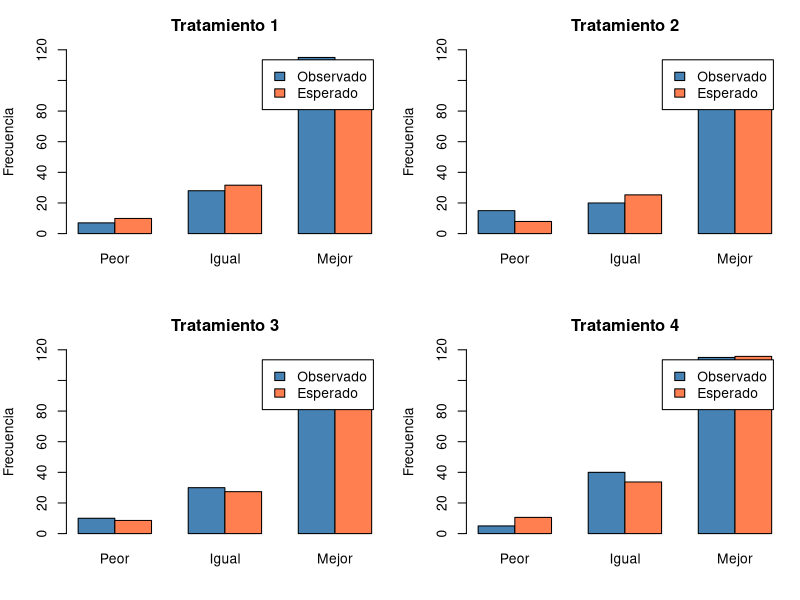
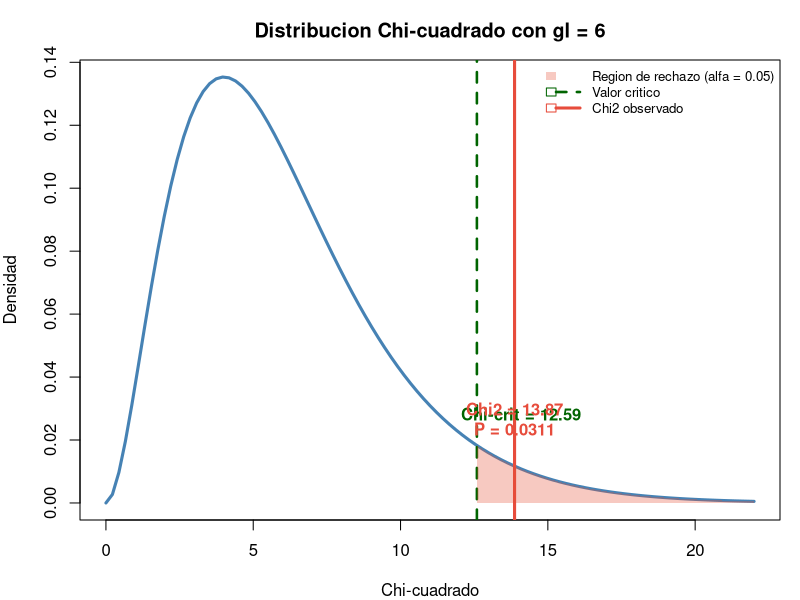
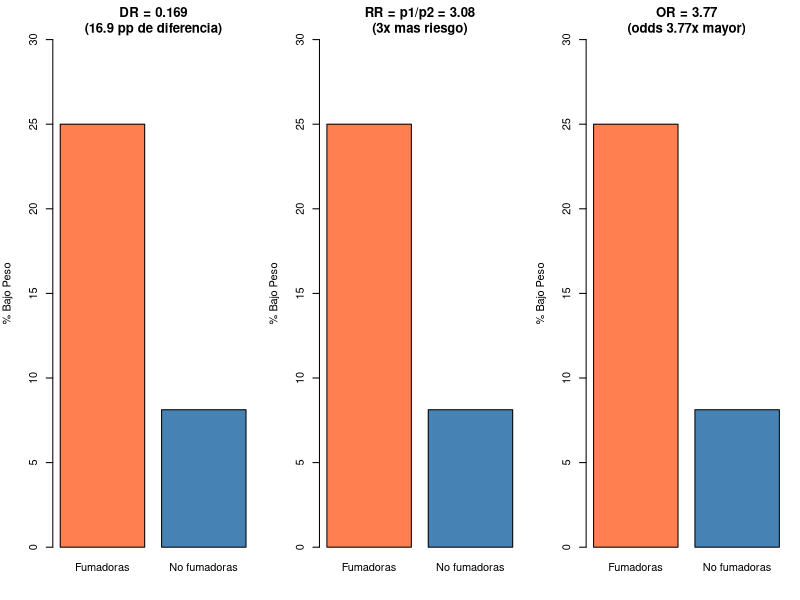
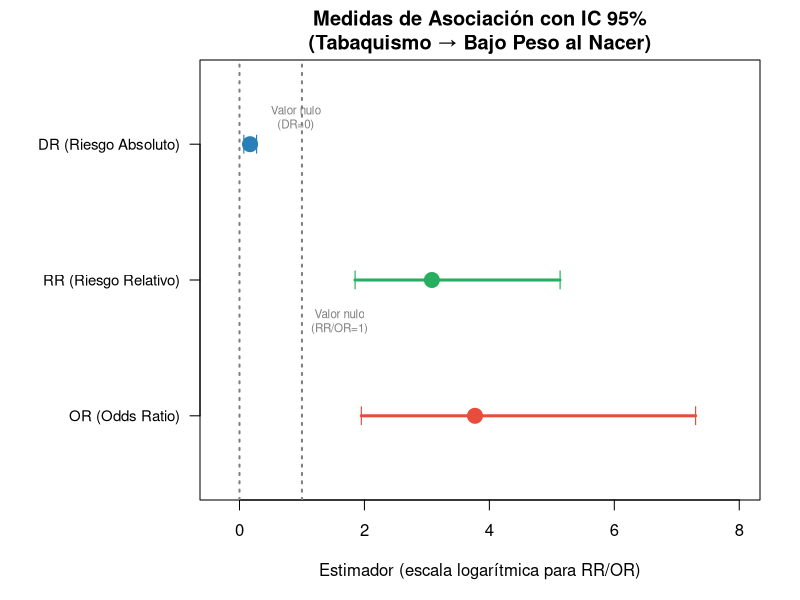
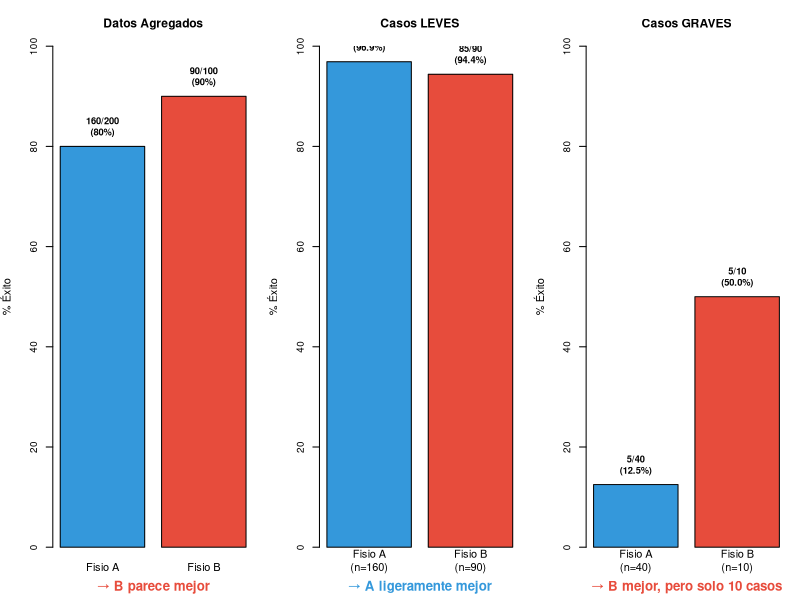
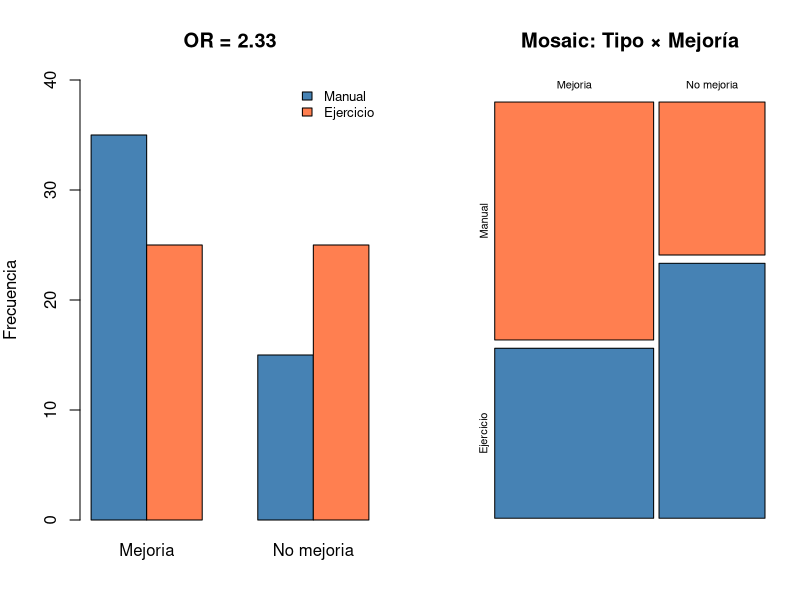

The R source for these figures, in order:
## ---- chunk 1
trat <- matrix(c(7,28,115,15,20,85,10,30,90,5,40,115), nrow=4, byrow=TRUE)
round(chisq.test(trat)$expected, 2)
## ---- chunk 2
#| fig-height: 5
O <- matrix(c(7,28,115, 15,20,85, 10,30,90, 5,40,115), nrow=4, byrow=TRUE)
E <- matrix(c(9.91,31.61,108.48, 7.93,25.28,86.79, 8.59,27.39,94.02, 10.57,33.72,115.71), nrow=4, byrow=TRUE)

par(mfrow=c(2,2), mar=c(4,4,3,1))
for(i in 1:4){
  barplot(rbind(O[i,], E[i,]), beside=TRUE, names=c("Peor","Igual","Mejor"),
          col=c("steelblue","coral"), main=paste("Tratamiento",i),
          ylab="Frecuencia", ylim=c(0,120), legend=c("Observado","Esperado"))
}
par(mfrow=c(1,1))
## ---- chunk 3
chi <- chisq.test(trat)
cat("χ²exp =", round(chi$statistic,2), "| gl =", chi$parameter,
    "| P =", round(chi$p.value,4))
## ---- chunk 4
#| fig-height: 5
gl <- 6
chi_exp <- 13.87
chi_crit <- qchisq(0.95, gl)
p_val <- round(1 - pchisq(chi_exp, gl), 4)

curve(dchisq(x, gl), 0, 22, lwd = 3, col = "steelblue",
      main = "Distribucion Chi-cuadrado con gl = 6",
      xlab = "Chi-cuadrado", ylab = "Densidad")
abline(v = chi_crit, col = "darkgreen", lwd = 2.5, lty = 2)
abline(v = chi_exp, col = "#e74c3c", lwd = 3)
# Region de rechazo
xr <- seq(chi_crit, 22, 0.01)
yr <- dchisq(xr, gl)
polygon(c(xr, rev(xr)), c(yr, rep(0, length(yr))),
        col = rgb(0.9, 0.3, 0.2, 0.3), border = NA)
# Etiquetas
text(chi_crit + 1.5, dchisq(chi_crit, gl) + 0.01,
     "Chi-crit = 12.59", col = "darkgreen", font = 2)
text(chi_exp, dchisq(chi_exp, gl) + 0.015,
     paste0("Chi2 = ", chi_exp, "\nP = ", p_val), col = "#e74c3c", font = 2)
legend("topright", c("Region de rechazo (alfa = 0.05)", "Valor critico", "Chi2 observado"),
       fill = c(rgb(0.9, 0.3, 0.2, 0.3), NA, NA),
       border = c(NA, "darkgreen", "#e74c3c"),
       lty = c(NA, 2, 1), lwd = c(NA, 2.5, 3),
       col = c(NA, "darkgreen", "#e74c3c"), bty = "n", cex = 0.8)
## ---- chunk 5
chi <- chisq.test(trat)
round(chi$stdres, 2)
## ---- chunk 6
tumor <- matrix(c(23,9,6,21,4,3,34,24,17), nrow=3, byrow=TRUE)
chi2 <- chisq.test(tumor)
cat("χ²exp =", round(chi2$statistic,2), "| gl =", chi2$parameter,
    "| P =", round(chi2$p.value,4))
# χ²exp = 7.64, gl = 4, P = 0.106 → No significativo (pero hay indicios)
## ---- chunk 7
tabla <- matrix(c(20,26,60,294), nrow=2)
chi <- chisq.test(tabla, correct=TRUE)
cat("χ²exp =", round(chi$statistic,2), "| P =", format(chi$p.value, digits=4))
## ---- chunk 8
#| fig-height: 4.5
par(mfrow=c(1,3), mar=c(4,4,3,1))
# DR
p1<-20/80; p2<-26/320
barplot(c(p1,p2)*100, names=c("Fumadoras","No fumadoras"), col=c("coral","steelblue"),
        main=paste0("DR = ",round(p1-p2,3),"\n(",round((p1-p2)*100,1)," pp de diferencia)"),
        ylab="% Bajo Peso", ylim=c(0,30))
# RR = 3.08
barplot(c(p1,p2)*100, names=c("Fumadoras","No fumadoras"), col=c("coral","steelblue"),
        main=paste0("RR = p1/p2 = ",round(p1/p2,2),"\n(3x mas riesgo)"),
        ylab="% Bajo Peso", ylim=c(0,30))
# OR = 3.77
barplot(c(p1,p2)*100, names=c("Fumadoras","No fumadoras"), col=c("coral","steelblue"),
        main=paste0("OR = ",round((20*294)/(26*60),2),"\n(odds 3.77x mayor)"),
        ylab="% Bajo Peso", ylim=c(0,30))
par(mfrow=c(1,1))
## ---- chunk 9
O11<-20; O12<-26; O21<-60; O22<-294; C1<-80; C2<-320
d  <- O11/C1 - O12/C2
R  <- (O11/C1) / (O12/C2)
O  <- (O11*O22)/(O12*O21)
cat("Riesgo Absoluto d =", round(d,3),
    "\nRiesgo Relativo R =", round(R,3),
    "\nOdds Ratio      O =", round(O,3))
## ---- chunk 10
#| fig-height: 4.5
# Forest plot de las medidas de asociación con IC 95%
medidas <- c("DR (Riesgo Absoluto)", "RR (Riesgo Relativo)", "OR (Odds Ratio)")
estimador <- c(0.169, 3.08, 3.77)
ic_inf <- c(0.067, 1.85, 1.95)
ic_sup <- c(0.271, 5.13, 7.30)
valor_nulo <- c(0, 1, 1)
colores <- c("#2980b9", "#27ae60", "#e74c3c")

par(mar = c(5, 10, 3, 2))
plot(estimador, 3:1, pch = 19, cex = 2, col = colores,
     xlim = c(-0.3, 8), ylim = c(0.5, 3.5), yaxt = "n",
     xlab = "Estimador (escala logarítmica para RR/OR)", ylab = "",
     main = "Medidas de Asociación con IC 95%\n(Tabaquismo → Bajo Peso al Nacer)",
     log = "")
axis(2, at = 3:1, labels = medidas, las = 1, cex.axis = 0.9)
# Intervalos de confianza
for(i in 1:3) {
  lines(c(ic_inf[i], ic_sup[i]), c(3-i+1, 3-i+1), lwd = 3, col = colores[i])
  points(ic_inf[i], 3-i+1, pch = "|", cex = 1.2, col = colores[i])
  points(ic_sup[i], 3-i+1, pch = "|", cex = 1.2, col = colores[i])
}
# Líneas de valor nulo
abline(v = 0, lty = 3, col = "grey50", lwd = 2)
text(0.9, 3.2, "Valor nulo\n(DR=0)", col = "grey50", cex = 0.7)
abline(v = 1, lty = 3, col = "grey50", lwd = 2)
text(1.6, 1.7, "Valor nulo\n(RR/OR=1)", col = "grey50", cex = 0.7)
## ---- chunk 11
n12<-15; n21<-31
z_exp <- (abs(n12-n21)-0.5)/sqrt(n12+n21)
P <- 2*(1-pnorm(z_exp))
cat("zexp =", round(z_exp,3), "| P =", round(P,4))
## ---- chunk 12
n<-166; n12<-15; n21<-31; z_a<-qnorm(0.975)
d <- (n12-n21)/n
se <- sqrt((n12+n21) - (n12-n21)^2/n) / n
IC <- c(d - z_a*se, d + z_a*se)
cat("Diferencia =", round(d,4), "| IC95% = (", round(IC[1],4), ",", round(IC[2],4), ")")
## ---- chunk 13
matriz <- matrix(c(8, 2, 3, 7), nrow=2, byrow=TRUE)
rownames(matriz) <- c("Terapia", "Control")
colnames(matriz) <- c("Mejoría", "No mejoría")
# Chi-cuadrado: frecuencias esperadas
cat("Frecuencias esperadas:\n"); print(round(chisq.test(matriz)$expected, 1))
# Fisher exact test
fisher.test(matriz)
## ---- chunk 14
p1 <- 0.60; p2 <- 0.36
DR <- p1 - p2
NNT <- 1 / abs(DR)
cat("DR =", round(DR, 3), "\nNNT =", round(NNT, 1),
    "\n→ Necesitas tratar", ceiling(NNT), "pacientes con electroterapia",
    "\n  para que 1 adicional mejore respecto a ejercicio solo")
## ---- chunk 15
#| fig-height: 5.5
par(mfrow = c(1, 3), mar = c(4, 4, 3.5, 1))

# --- Datos ---
# Agregado: A: 160/200 = 80%, B: 90/100 = 90%
# Estratificado por gravedad:
# Leves:  A = 155/160 (96.9%), B = 85/90 (94.4%)
# Graves: A =   5/40  (12.5%), B =  5/10 (50.0%)

# Panel 1: Datos agregados
bp1 <- barplot(c(80, 90), names = c("Fisio A", "Fisio B"),
               col = c("#3498db", "#e74c3c"), ylim = c(0, 100),
               main = "Datos Agregados", ylab = "% Éxito",
               cex.main = 1.1, cex.axis = 0.9)
text(bp1, c(80, 90) + 4, labels = c("160/200\n(80%)", "90/100\n(90%)"),
     cex = 0.85, font = 2)
mtext("→ B parece mejor", side = 1, line = 2.5, cex = 0.8, col = "#e74c3c", font = 2)

# Panel 2: Leves
bp2 <- barplot(c(96.9, 94.4), names = c("Fisio A\n(n=160)", "Fisio B\n(n=90)"),
               col = c("#3498db", "#e74c3c"), ylim = c(0, 100),
               main = "Casos LEVES", ylab = "% Éxito",
               cex.main = 1.1, cex.axis = 0.9)
text(bp2, c(96.9, 94.4) + 4, labels = c("155/160\n(96.9%)", "85/90\n(94.4%)"),
     cex = 0.85, font = 2)
mtext("→ A ligeramente mejor", side = 1, line = 2.5, cex = 0.8, col = "#3498db", font = 2)

# Panel 3: Graves
bp3 <- barplot(c(12.5, 50), names = c("Fisio A\n(n=40)", "Fisio B\n(n=10)"),
               col = c("#3498db", "#e74c3c"), ylim = c(0, 100),
               main = "Casos GRAVES", ylab = "% Éxito",
               cex.main = 1.1, cex.axis = 0.9)
text(bp3, c(12.5, 50) + 4, labels = c("5/40\n(12.5%)", "5/10\n(50.0%)"),
     cex = 0.85, font = 2)
mtext("→ B mejor, pero solo 10 casos", side = 1, line = 2.5, cex = 0.8, col = "#e74c3c", font = 2)
## ---- chunk 16
#| fig-height: 5.5
tabla <- matrix(c(35, 25, 15, 25), nrow=2,
                dimnames=list(c("Manual","Ejercicio"), c("Mejoria","No mejoria")))
chi <- chisq.test(tabla, correct=FALSE)
OR <- 35*25/(15*25)

par(mfrow=c(1,2), mar=c(4,4,4,1))
# Panel 1: Barras agrupadas
barplot(tabla, beside=TRUE, col=c("steelblue","coral"),
        main=paste0("OR = ", round(OR,2)), ylab="Frecuencia", ylim=c(0,40))
legend("topright", c("Manual","Ejercicio"), fill=c("steelblue","coral"), bty="n", cex=0.8)
# Panel 2: Mosaic
mosaicplot(t(tabla), main="Mosaic: Tipo × Mejoría", color=c("coral","steelblue"))
par(mfrow=c(1,1))

cat("OR =", round(OR,2), "χ² =", round(chi$statistic,2),
    "gl =", chi$parameter, "P =", round(chi$p.value,4))
